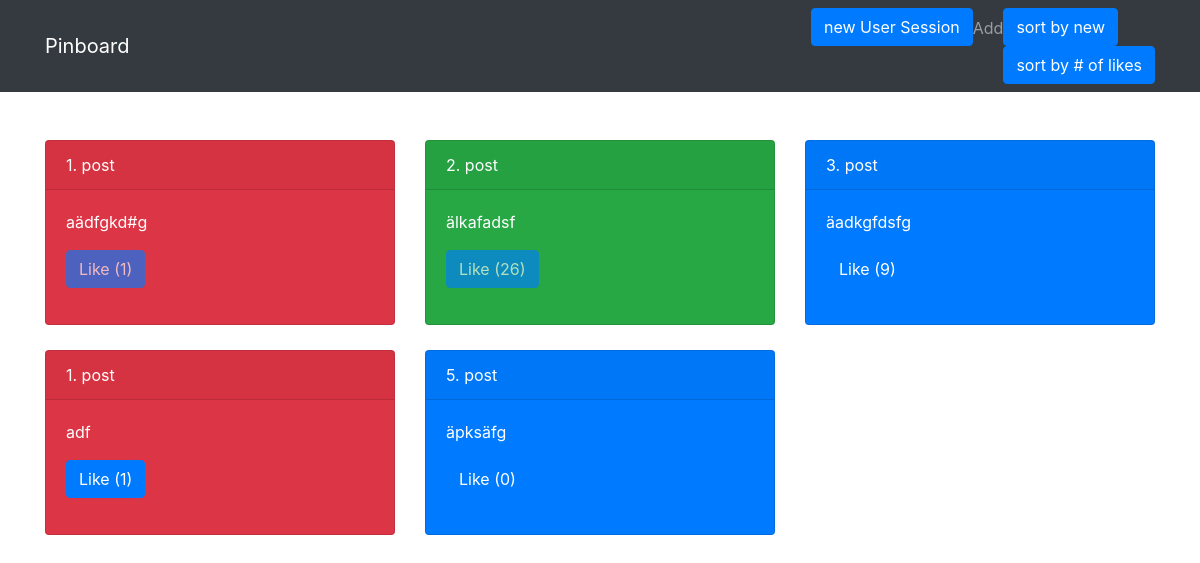
The page / on the database its author committed.
### tables this page shows
CREATE TABLE post (
    id INTEGER PRIMARY KEY AUTOINCREMENT,
    created TIMESTAMP NOT NULL DEFAULT CURRENT_TIMESTAMP,
    title TEXT NOT NULL,
    description TEXT NOT NULL,
    color TEXT NOT NULL,
    likes INTEGER DEFAULT 0,
    liked_by_user TEXT Default test
);

### pinboard/board.py (the view)
@bp.route("/")
def list():
    db = get_db()
    posts = db.execute("SELECT * FROM post").fetchall()
    return render_template("board/list.html", posts=posts)

### pinboard/db.py (called while the page is built)
def get_db():
    db = sqlite3.connect(
        current_app.config["DATABASE"]
    )
    db.row_factory  = sqlite3.Row
    return db

### pinboard/templates/board/list.html
{% extends "main.html" %}
{% block nav %}
<ul class="nav justify-content-end">
<li class="nav-item">
    <form action="new_session">
            <button type="submit" margin-left:30px margin-right:30px  class="btn btn-primary">new User Session</button>
        </form>
</li>
    <li>
    <a class="nav-link" href="{{url_for('board.add')}}">Add</a>
        </li>
    <li>
    <a>
        <form action="sortnew">
            <button type="submit"  class="btn btn-primary">sort by new</button>
        </form>
        <form action="sortlikes">
            <button type="submit"  class="btn btn-primary">sort by # of likes</button>
        </form>
    </a>
        </li>
</li></ul>
{% endblock %}
{% block content %}
    <div class="row">
        {% set count = 1 %}
        {% for post in posts %}
        <div class="col-md-6 col-lg-4">
            <div class="card text-white bg-{{ post.color }}">
                <div class="card-header">{{ post.title }}</div>
                <div class="card-body">
                    <p class="card-text">{{ post.description }}
                    <form action="likes">
                        {% set count = count + 1 %}
                        {% if post.liked_by_user == 'test' %}
                        <button type="submit"  class="btn btn-primary">Like ({{ post.likes }})</button>
                        {% else %}
                        <button type="submit"  class="btn btn-primary" disabled>Like ({{ post.likes }})</button>
                        {% endif %}
                    </form>
                    </p>
                </div>
            </div>
        </div>
        {% endfor %}
    </div>
{% endblock %}

### pinboard/templates/main.html (shortened to what this page needs)
<!DOCTYPE html>
<html lang="en">
<head>
    <link rel="stylesheet" href="https://stackpath.bootstrapcdn.com/bootstrap/4.3.1/css/bootstrap.min.css">
</head>
<body>
<nav class="navbar navbar-dark bg-dark fixed-top">
  <div class="container">
    <a class="navbar-brand" href="/">Pinboard</a>
      <ul class="navbar-nav">
    {% block nav %}{% endblock %}
    </ul>
  </div>
</nav>
<div class="container">
{% block content %}{% endblock %}
    </div>
</body>
</html>

### pinboard/templates/main.html (style rules this page uses)
body { padding-top:140px; }
.card { margin-bottom:25px; }

### rows shown on the page
post: title "1. post", description "aädfgkd#g", likes "1"
post: title "2. post", description "älkafadsf", likes "26"
post: title "3. post", description "äadkgfdsfg", likes "9"
post: title "1. post", description "adf", likes "1"
post: title "5. post", description "äpksäfg", likes "0"
